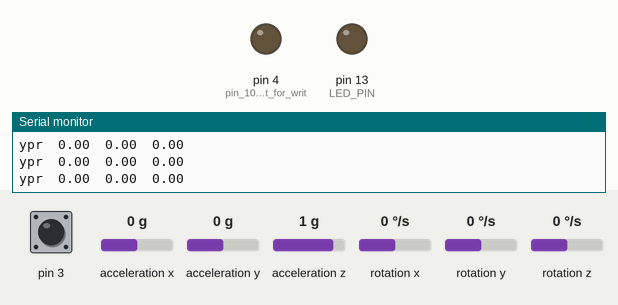
Simulated run of this sketch. Board: Arduino Leonardo, built with avr-gcc and run on an emulated ATmega32U4. Shown: output pins drawn as LEDs (lit = HIGH), the last lines printed to the serial monitor. The test bench sets the inputs (shaded band); at power-on: acceleration y 0 g, pin 3 HIGH, acceleration x 0 g, acceleration z 1 g, rotation x 0 °/s, rotation y 0 °/s, rotation z 0 °/s. Storage starts empty; the sensor or clock chip raises its interrupt line as the real part does.

Above: at 1.7 s.
1.8 s: acceleration y set to -0.4 g
At 2.6 s:
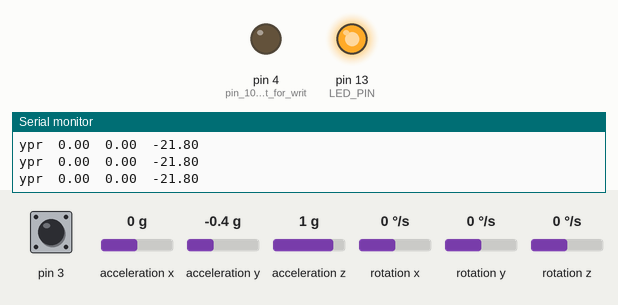
6.3 s: acceleration y set to 0 g
At 7.3 s:
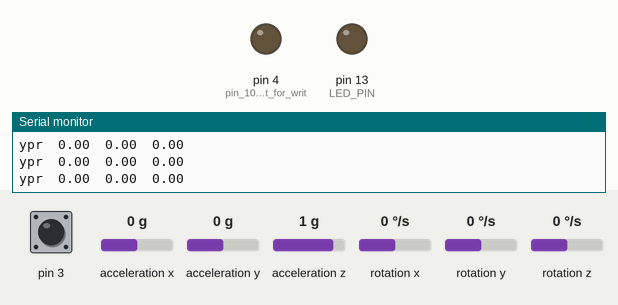
7.8 s: acceleration y set to -1.4 g
At 8.6 s:
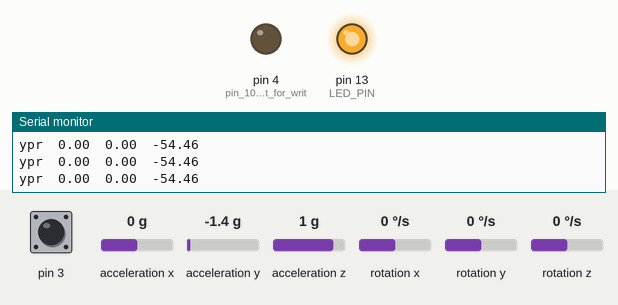
Timing chart, 0 to 10.3 s (numbered marks = the images above; inputs shaded):
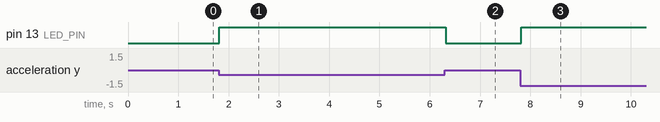

Measured:
- the behaviour switches between -0.2 and -0.3 g on acceleration y (found by bisection; images 0 and 1)
- after the input at 1.8 s, pin 13 (LED_PIN): LOW → HIGH at once
- after the input at 6.3 s, pin 13 (LED_PIN): HIGH → LOW at once
- after the input at 7.8 s, pin 13 (LED_PIN): LOW → HIGH at once

The sketch:

MPU6050_DMP6_custom_krug_DUE.ino
```cpp
#include <SPI.h>
#include <SD.h>
// I2C device class (I2Cdev) demonstration Arduino sketch for MPU6050 class using DMP (MotionApps v2.0)
// 6/21/2012 by Jeff Rowberg <jeff@rowberg.net>
// Updates should (hopefully) always be available at https://github.com/jrowberg/i2cdevlib
//
// Changelog:
//      2013-05-08 - added seamless Fastwire support
//                 - added note about gyro calibration
//      2012-06-21 - added note about Arduino 1.0.1 + Leonardo compatibility error
//      2012-06-20 - improved FIFO overflow handling and simplified read process
//      2012-06-19 - completely rearranged DMP initialization code and simplification
//      2012-06-13 - pull gyro and accel data from FIFO packet instead of reading directly
//      2012-06-09 - fix broken FIFO read sequence and change interrupt detection to RISING
//      2012-06-05 - add gravity-compensated initial reference frame acceleration output
//                 - add 3D math helper file to DMP6 example sketch
//                 - add Euler output and Yaw/Pitch/Roll output formats
//      2012-06-04 - remove accel offset clearing for better results (thanks Sungon Lee)
//      2012-06-01 - fixed gyro sensitivity to be 2000 deg/sec instead of 250
//      2012-05-30 - basic DMP initialization working

/* ============================================
  I2Cdev device library code is placed under the MIT license
  Copyright (c) 2012 Jeff Rowberg

  Permission is hereby granted, free of charge, to any person obtaining a copy
  of this software and associated documentation files (the "Software"), to deal
  in the Software without restriction, including without limitation the rights
  to use, copy, modify, merge, publish, distribute, sublicense, and/or sell
  copies of the Software, and to permit persons to whom the Software is
  furnished to do so, subject to the following conditions:

  The above copyright notice and this permission notice shall be included in
  all copies or substantial portions of the Software.

  THE SOFTWARE IS PROVIDED "AS IS", WITHOUT WARRANTY OF ANY KIND, EXPRESS OR
  IMPLIED, INCLUDING BUT NOT LIMITED TO THE WARRANTIES OF MERCHANTABILITY,
  FITNESS FOR A PARTICULAR PURPOSE AND NONINFRINGEMENT. IN NO EVENT SHALL THE
  AUTHORS OR COPYRIGHT HOLDERS BE LIABLE FOR ANY CLAIM, DAMAGES OR OTHER
  LIABILITY, WHETHER IN AN ACTION OF CONTRACT, TORT OR OTHERWISE, ARISING FROM,
  OUT OF OR IN CONNECTION WITH THE SOFTWARE OR THE USE OR OTHER DEALINGS IN
  THE SOFTWARE.
  ===============================================
*/

// I2Cdev and MPU6050 must be installed as libraries, or else the .cpp/.h files
// for both classes must be in the include path of your project
#include "I2Cdev.h"

#include "MPU6050_6Axis_MotionApps20.h"
//#include "MPU6050.h" // not necessary if using MotionApps include file

// Arduino Wire library is required if I2Cdev I2CDEV_ARDUINO_WIRE implementation
// is used in I2Cdev.h
#if I2CDEV_IMPLEMENTATION == I2CDEV_ARDUINO_WIRE
#include "Wire.h"
#endif

// class default I2C address is 0x68
// specific I2C addresses may be passed as a parameter here
// AD0 low = 0x68 (default for SparkFun breakout and InvenSense evaluation board)
// AD0 high = 0x69
MPU6050 mpu;
//MPU6050 mpu(0x69); // <-- use for AD0 high

/* =========================================================================
   NOTE: In addition to connection 3.3v, GND, SDA, and SCL, this sketch
   depends on the MPU-6050's INT pin being connected to the Arduino's
   external interrupt #0 pin. On the Arduino Uno and Mega 2560, this is
   digital I/O pin 2.
   ========================================================================= */

/* =========================================================================
   NOTE: Arduino v1.0.1 with the Leonardo board generates a compile error
   when using Serial.write(buf, len). The Teapot output uses this method.
   The solution requires a modification to the Arduino USBAPI.h file, which
   is fortunately simple, but annoying. This will be fixed in the next IDE
   release. For more info, see these links:

   http://arduino.cc/forum/index.php/topic,109987.0.html
   http://code.google.com/p/arduino/issues/detail?id=958
   ========================================================================= */


// uncomment "OUTPUT_READABLE_QUATERNION" if you want to see the actual
// quaternion components in a [w, x, y, z] format (not best for parsing
// on a remote host such as Processing or something though)
//#define OUTPUT_READABLE_QUATERNION

// uncomment "OUTPUT_READABLE_EULER" if you want to see Euler angles
// (in degrees) calculated from the quaternions coming from the FIFO.
// Note that Euler angles suffer from gimbal lock (for more info, see
// http://en.wikipedia.org/wiki/Gimbal_lock)
//#define OUTPUT_READABLE_EULER

// uncomment "OUTPUT_READABLE_YAWPITCHROLL" if you want to see the yaw/
// pitch/roll angles (in degrees) calculated from the quaternions coming
// from the FIFO. Note this also requires gravity vector calculations.
// Also note that yaw/pitch/roll angles suffer from gimbal lock (for
// more info, see: http://en.wikipedia.org/wiki/Gimbal_lock)
#define OUTPUT_READABLE_YAWPITCHROLL

// uncomment "OUTPUT_READABLE_REALACCEL" if you want to see acceleration
// components with gravity removed. This acceleration reference frame is
// not compensated for orientation, so +X is always +X according to the
// sensor, just without the effects of gravity. If you want acceleration
// compensated for orientation, us OUTPUT_READABLE_WORLDACCEL instead.
//#define OUTPUT_READABLE_REALACCEL

// uncomment "OUTPUT_READABLE_WORLDACCEL" if you want to see acceleration
// components with gravity removed and adjusted for the world frame of
// reference (yaw is relative to initial orientation, since no magnetometer
// is present in this case). Could be quite handy in some cases.
//#define OUTPUT_READABLE_WORLDACCEL

// uncomment "OUTPUT_TEAPOT" if you want output that matches the
// format used for the InvenSense teapot demo
//#define OUTPUT_TEAPOT


#define LED_PIN 13 // (Arduino is 13, Teensy is 11, Teensy++ is 6)
bool blinkState = false;

// MPU control/status vars
bool dmpReady = false;  // set true if DMP init was successful
uint8_t mpuIntStatus;   // holds actual interrupt status byte from MPU
uint8_t devStatus;      // return status after each device operation (0 = success, !0 = error)
uint16_t packetSize;    // expected DMP packet size (default is 42 bytes)
uint16_t fifoCount;     // count of all bytes currently in FIFO
uint8_t fifoBuffer[64]; // FIFO storage buffer

// orientation/motion vars
Quaternion q;           // [w, x, y, z]         quaternion container
VectorInt16 aa;         // [x, y, z]            accel sensor measurements
VectorInt16 aaReal;     // [x, y, z]            gravity-free accel sensor measurements
VectorInt16 aaWorld;    // [x, y, z]            world-frame accel sensor measurements
VectorFloat gravity;    // [x, y, z]            gravity vector
float euler[3];         // [psi, theta, phi]    Euler angle container
float ypr[3];           // [yaw, pitch, roll]   yaw/pitch/roll container and gravity vector

// packet structure for InvenSense teapot demo
uint8_t teapotPacket[14] = { '$', 0x02, 0, 0, 0, 0, 0, 0, 0, 0, 0x00, 0x00, '\r', '\n' };


// ================================================================
// ===               INTERRUPT DETECTION ROUTINE                ===
// ================================================================

volatile bool mpuInterrupt = false;     // indicates whether MPU interrupt pin has gone high
void dmpDataReady() {
  mpuInterrupt = true;
}


// ================================================================
// ===                      INITIAL SETUP                       ===
// ================================================================

void setup() {
  // join I2C bus (I2Cdev library doesn't do this automatically)
#if I2CDEV_IMPLEMENTATION == I2CDEV_ARDUINO_WIRE
  Wire.begin();
  int TWBR = 12; // 400kHz I2C clock (200kHz if CPU is 8MHz)

  //Wire.setClock(400000); //added

#elif I2CDEV_IMPLEMENTATION == I2CDEV_BUILTIN_FASTWIRE
  Fastwire::setup(400, true);
#endif

  // initialize serial communication
  // (115200 chosen because it is required for Teapot Demo output, but it's
  // really up to you depending on your project)
  Serial.begin(115200);

  pinMode(4, OUTPUT); //pin 10 is output for write signal? 4 for DUE, 10 for uno?

  while (!Serial); // wait for Leonardo enumeration, others continue immediately
  Serial.println("Initializing SD card...");
  /* if (!SD.begin(10)) {
      Serial.println("initialization failed!");
      while(1);
    }
    Serial.println("initialization done.");
    myFile = SD.open("test1.txt", FILE_WRITE);
  */
  // SD Card Intialization
  if (SD.begin(4))
  {
    Serial.println(" SD card ready");
  }
  else
  {
    Serial.println("SD card initialization failed");
  }

  // NOTE: 8MHz or slower host processors, like the Teensy @ 3.3v or Ardunio
  // Pro Mini running at 3.3v, cannot handle this baud rate reliably due to
  // the baud timing being too misaligned with processor ticks. You must use
  // 38400 or slower in these cases, or use some kind of external separate
  // crystal solution for the UART timer.

  // initialize device
  Serial.println(F("Initializing I2C devices..."));
  mpu.initialize();

  // verify connection
  Serial.println(F("Testing device connections..."));
  Serial.println(mpu.testConnection() ? F("MPU6050 connection successful") : F("MPU6050 connection failed"));

  /*
    // wait for ready
    Serial.println(F("\nSend any character to begin DMP programming and demo: "));
    while (Serial.available() && Serial.read()); // empty buffer
    while (!Serial.available());                 // wait for data
    while (Serial.available() && Serial.read()); // empty buffer again
  */
  // load and configure the DMP
  Serial.println(F("Initializing DMP..."));
  devStatus = mpu.dmpInitialize();

  // supply your own gyro offsets here, scaled for min sensitivity
  mpu.setXGyroOffset(220);
  mpu.setYGyroOffset(76);
  mpu.setZGyroOffset(-85);
  mpu.setZAccelOffset(1788); // 1688 factory default for my test chip

  // make sure it worked (returns 0 if so)
  if (devStatus == 0) {
    // turn on the DMP, now that it's ready
    Serial.println(F("Enabling DMP..."));
    mpu.setDMPEnabled(true);

    // enable Arduino interrupt detection
    Serial.println(F("Enabling interrupt detection (Arduino external interrupt 0)..."));
    attachInterrupt(0, dmpDataReady, RISING);
    mpuIntStatus = mpu.getIntStatus();

    // set our DMP Ready flag so the main loop() function knows it's okay to use it
    Serial.println(F("DMP ready! Waiting for first interrupt..."));
    dmpReady = true;

    // get expected DMP packet size for later comparison
    packetSize = mpu.dmpGetFIFOPacketSize();
  } else {
    // ERROR!
    // 1 = initial memory load failed
    // 2 = DMP configuration updates failed
    // (if it's going to break, usually the code will be 1)
    Serial.print(F("DMP Initialization failed (code "));
    Serial.print(devStatus);
    Serial.println(F(")"));
  }

  // configure LED for output
  pinMode(LED_PIN, OUTPUT);

}


// ================================================================
// ===                    MAIN PROGRAM LOOP                     ===
// ================================================================


void loop() {
  // if programming failed, don't try to do anything
  if (!dmpReady) return;

  // wait for MPU interrupt or extra packet(s) available
  while (!mpuInterrupt && fifoCount < packetSize) {
    // other program behavior stuff here
    // .
    // .
    // .
    // if you are really paranoid you can frequently test in between other
    // stuff to see if mpuInterrupt is true, and if so, "break;" from the
    // while() loop to immediately process the MPU data
    // .
    // .
    // .
  }

  // reset interrupt flag and get INT_STATUS byte
  mpuInterrupt = false;
  mpuIntStatus = mpu.getIntStatus();

  // get current FIFO count
  fifoCount = mpu.getFIFOCount();

  // check for overflow (this should never happen unless our code is too inefficient)
  if ((mpuIntStatus & 0x10) || fifoCount == 1024) {
    // reset so we can continue cleanly
    mpu.resetFIFO();
    Serial.println(F("FIFO overflow!"));

    // otherwise, check for DMP data ready interrupt (this should happen frequently)
  } else if (mpuIntStatus & 0x02) {
    // wait for correct available data length, should be a VERY short wait
    while (fifoCount < packetSize) fifoCount = mpu.getFIFOCount();

    // read a packet from FIFO
    mpu.getFIFOBytes(fifoBuffer, packetSize);
    //mpu.resetFIFO(); // added based on this thread:https://arduino.stackexchange.com/questions/10308/how-to-clear-fifo-buffer-on-mpu6050
    // track FIFO count here in case there is > 1 packet available
    // (this lets us immediately read more without waiting for an interrupt)
    fifoCount -= packetSize;

#ifdef OUTPUT_READABLE_QUATERNION
    // display quaternion values in easy matrix form: w x y z
    mpu.dmpGetQuaternion(&q, fifoBuffer);
    Serial.print("quat\t");
    Serial.print(q.w);
    Serial.print("\t");
    Serial.print(q.x);
    Serial.print("\t");
    Serial.print(q.y);
    Serial.print("\t");
    Serial.println(q.z);
#endif

#ifdef OUTPUT_READABLE_EULER
    // display Euler angles in degrees
    mpu.dmpGetQuaternion(&q, fifoBuffer);
    mpu.dmpGetEuler(euler, &q);
    Serial.print("euler\t");
    Serial.print(euler[0] * 180 / M_PI);
    Serial.print("\t");
    Serial.print(euler[1] * 180 / M_PI);
    Serial.print("\t");
    Serial.println(euler[2] * 180 / M_PI);
#endif

#ifdef OUTPUT_READABLE_YAWPITCHROLL
    // display Euler angles in degrees
    mpu.dmpGetQuaternion(&q, fifoBuffer);
    mpu.dmpGetGravity(&gravity, &q);
    mpu.dmpGetYawPitchRoll(ypr, &q, &gravity);
    ///*
    Serial.print("ypr\t");
    Serial.print(ypr[0] * 180 / M_PI);
    Serial.print("\t");
    Serial.print(ypr[1] * 180 / M_PI);
    Serial.print("\t");
    Serial.println(ypr[2] * 180 / M_PI);
    //*/
#endif

#ifdef OUTPUT_READABLE_REALACCEL
    // display real acceleration, adjusted to remove gravity
    mpu.dmpGetQuaternion(&q, fifoBuffer);
    mpu.dmpGetAccel(&aa, fifoBuffer);
    mpu.dmpGetGravity(&gravity, &q);
    mpu.dmpGetLinearAccel(&aaReal, &aa, &gravity);
    Serial.print("areal\t");
    Serial.print(aaReal.x);
    Serial.print("\t");
    Serial.print(aaReal.y);
    Serial.print("\t");
    Serial.println(aaReal.z);
#endif

#ifdef OUTPUT_READABLE_WORLDACCEL
    // display initial world-frame acceleration, adjusted to remove gravity
    // and rotated based on known orientation from quaternion
    mpu.dmpGetQuaternion(&q, fifoBuffer);
    mpu.dmpGetAccel(&aa, fifoBuffer);
    mpu.dmpGetGravity(&gravity, &q);
    mpu.dmpGetLinearAccel(&aaReal, &aa, &gravity);
    mpu.dmpGetLinearAccelInWorld(&aaWorld, &aaReal, &q);
    Serial.print("aworld\t");
    Serial.print(aaWorld.x);
    Serial.print("\t");
    Serial.print(aaWorld.y);
    Serial.print("\t");
    Serial.println(aaWorld.z);
#endif

#ifdef OUTPUT_TEAPOT
    // display quaternion values in InvenSense Teapot demo format:
    teapotPacket[2] = fifoBuffer[0];
    teapotPacket[3] = fifoBuffer[1];
    teapotPacket[4] = fifoBuffer[4];
    teapotPacket[5] = fifoBuffer[5];
    teapotPacket[6] = fifoBuffer[8];
    teapotPacket[7] = fifoBuffer[9];
    teapotPacket[8] = fifoBuffer[12];
    teapotPacket[9] = fifoBuffer[13];
    Serial.write(teapotPacket, 14);
    teapotPacket[11]++; // packetCount, loops at 0xFF on purpose
#endif

    //////////Roll Sensor//////////
    if ((ypr[2] * 180 / M_PI > 15.0) || (ypr[2] * 180 / M_PI < -15.0)) {
      blinkState = 1;
    } else {
      blinkState = 0;
    }
    //        // blink LED to indicate activity
    //        blinkState = !blinkState;
    digitalWrite(LED_PIN, blinkState);
    //write roll sensor result to sd card


    //////////Data Log//////////
    String dataString = "";
    dataString += String(ypr[0] * 180 / M_PI); //yaw
    dataString += ",";
    dataString += String(ypr[1] * 180 / M_PI); //pitch
    dataString += ",";
    dataString += String(ypr[2] * 180 / M_PI); //roll
    dataString += ",";
    dataString += String(blinkState); //roll sensor

    File dataFile = SD.open("datalog6.txt", FILE_WRITE);

    //If file is available, write it to:
    if (dataFile) {
      dataFile.println(dataString);
      dataFile.close();
    }
    //print to serial
    //Serial.println(dataString);
    //If file isn't working, throw error
    else {
      Serial.println("error writing data packet to SD");
    }

  }

}
```
